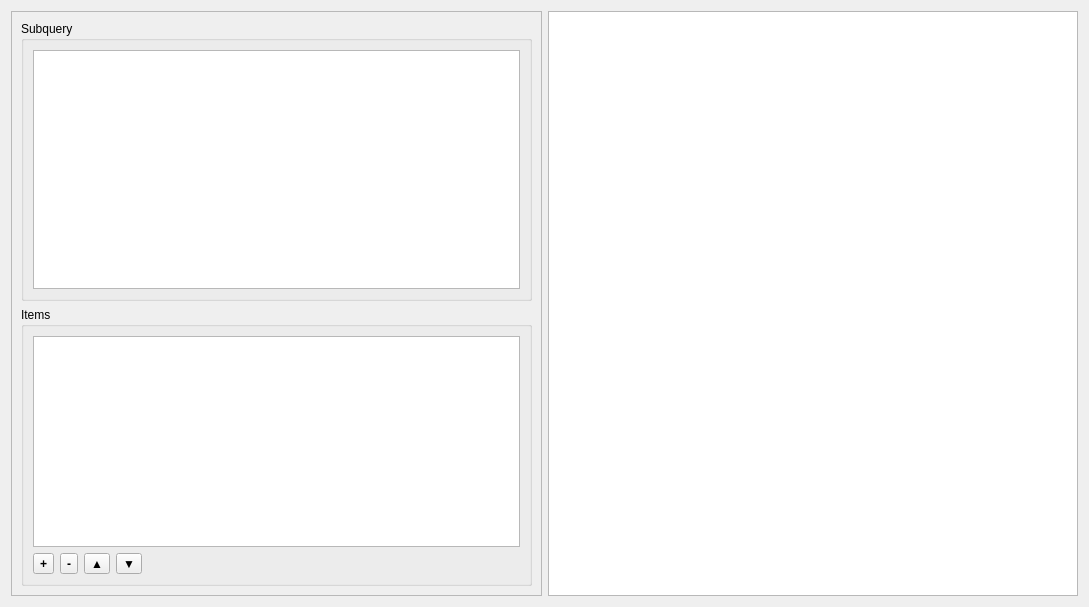
<?xml version="1.0" encoding="UTF-8"?>
<ui version="4.0">
 <class>ReportType1DynamicFieldEditor</class>
 <widget class="QWidget" name="ReportType1DynamicFieldEditor">
  <property name="geometry">
   <rect>
    <x>0</x>
    <y>0</y>
    <width>1089</width>
    <height>607</height>
   </rect>
  </property>
  <property name="windowTitle">
   <string>Form</string>
  </property>
  <layout class="QHBoxLayout" name="horizontalLayout">
   <item>
    <layout class="QVBoxLayout" name="verticalLayout_2" stretch="0">
     <property name="sizeConstraint">
      <enum>QLayout::SetMaximumSize</enum>
     </property>
     <property name="rightMargin">
      <number>0</number>
     </property>
     <item>
      <widget class="QScrollArea" name="scrollArea">
       <property name="widgetResizable">
        <bool>true</bool>
       </property>
       <widget class="QWidget" name="scrollAreaWidgetContents">
        <property name="geometry">
         <rect>
          <x>0</x>
          <y>0</y>
          <width>529</width>
          <height>585</height>
         </rect>
        </property>
        <layout class="QVBoxLayout" name="verticalLayout">
         <property name="sizeConstraint">
          <enum>QLayout::SetMaximumSize</enum>
         </property>
         <item>
          <widget class="QGroupBox" name="subqueryGroupBox">
           <property name="minimumSize">
            <size>
             <width>200</width>
             <height>200</height>
            </size>
           </property>
           <property name="title">
            <string>Subquery</string>
           </property>
           <layout class="QVBoxLayout" name="verticalLayout_4">
            <item>
             <widget class="QPlainTextEdit" name="subquery"/>
            </item>
           </layout>
          </widget>
         </item>
         <item>
          <widget class="QGroupBox" name="itemsGroupBox">
           <property name="minimumSize">
            <size>
             <width>200</width>
             <height>200</height>
            </size>
           </property>
           <property name="title">
            <string>Items</string>
           </property>
           <layout class="QVBoxLayout" name="verticalLayout_5">
            <property name="sizeConstraint">
             <enum>QLayout::SetMaximumSize</enum>
            </property>
            <item>
             <widget class="QTreeView" name="itemsTreeView"/>
            </item>
            <item>
             <layout class="QHBoxLayout" name="horizontalLayout_2">
              <property name="topMargin">
               <number>0</number>
              </property>
              <item>
               <widget class="QToolButton" name="itemsTreeAddBtn">
                <property name="font">
                 <font>
                  <weight>75</weight>
                  <bold>true</bold>
                 </font>
                </property>
                <property name="text">
                 <string>+</string>
                </property>
               </widget>
              </item>
              <item>
               <widget class="QToolButton" name="itemsTreeRmBtn">
                <property name="font">
                 <font>
                  <weight>75</weight>
                  <bold>true</bold>
                 </font>
                </property>
                <property name="text">
                 <string>-</string>
                </property>
               </widget>
              </item>
              <item>
               <widget class="QToolButton" name="itemsUpBtn">
                <property name="text">
                 <string>▲</string>
                </property>
               </widget>
              </item>
              <item>
               <widget class="QToolButton" name="itemsDownBtn">
                <property name="text">
                 <string>▼</string>
                </property>
               </widget>
              </item>
              <item>
               <spacer name="horizontalSpacer">
                <property name="orientation">
                 <enum>Qt::Horizontal</enum>
                </property>
                <property name="sizeHint" stdset="0">
                 <size>
                  <width>40</width>
                  <height>20</height>
                 </size>
                </property>
               </spacer>
              </item>
             </layout>
            </item>
           </layout>
          </widget>
         </item>
        </layout>
       </widget>
      </widget>
     </item>
    </layout>
   </item>
   <item>
    <layout class="QVBoxLayout" name="verticalLayout_3">
     <property name="sizeConstraint">
      <enum>QLayout::SetMinimumSize</enum>
     </property>
     <item>
      <widget class="QTreeView" name="properties">
       <property name="maximumSize">
        <size>
         <width>16777215</width>
         <height>16777215</height>
        </size>
       </property>
      </widget>
     </item>
    </layout>
   </item>
  </layout>
 </widget>
 <resources/>
 <connections/>
</ui>
